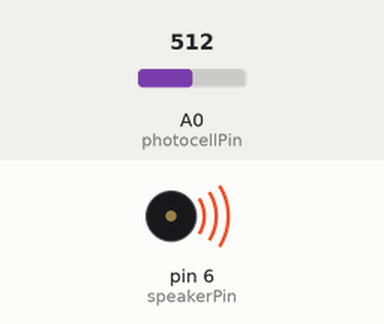
Simulated run of this sketch. Board: Arduino Uno, built with avr-gcc and run on an emulated ATmega328P. Shown: buzzer (waves = sounding). The test bench sets the inputs (shaded band); at power-on: A0 (photocellPin) = 512.

Above: at 0.1 s.
Timing chart, 0 to 1.6 s (numbered marks = the images above):
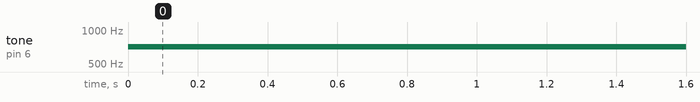

Measured:
- by itself, tone on pin 6 (speakerPin): silent → 712 Hz at 0.00 s

The sketch:

_10_Piezo_CdS_Theremin.ino
```cpp
/*
Adafruit Arduino - Lesson 10. Simple Sounds
*/

//int speakerPin = 6;
//int delayTime = 1000;
//
//int numTones = 10;
//int tones[] = {261, 277, 294, 311, 330, 349, 370, 392, 415, 440};
////            mid C  C#   D    D#   E    F    F#   G    G#   A
//
//void setup()
//{
//  for (int i = 0; i < numTones; i++)
//  {
//    tone(speakerPin, tones[i]*70);
//    delay(delayTime);
//  }
//  noTone(speakerPin);
//}
//
//void loop()
//{
//}

/*
Adafruit Arduino - Lesson 10. Pseudo Thermin
*/

int speakerPin = 6;
int photocellPin = 0;

void setup()
{
}

void loop()
{
  int reading = analogRead(photocellPin);
  int pitch = 200 + reading;
  tone(speakerPin, pitch);
}
```
